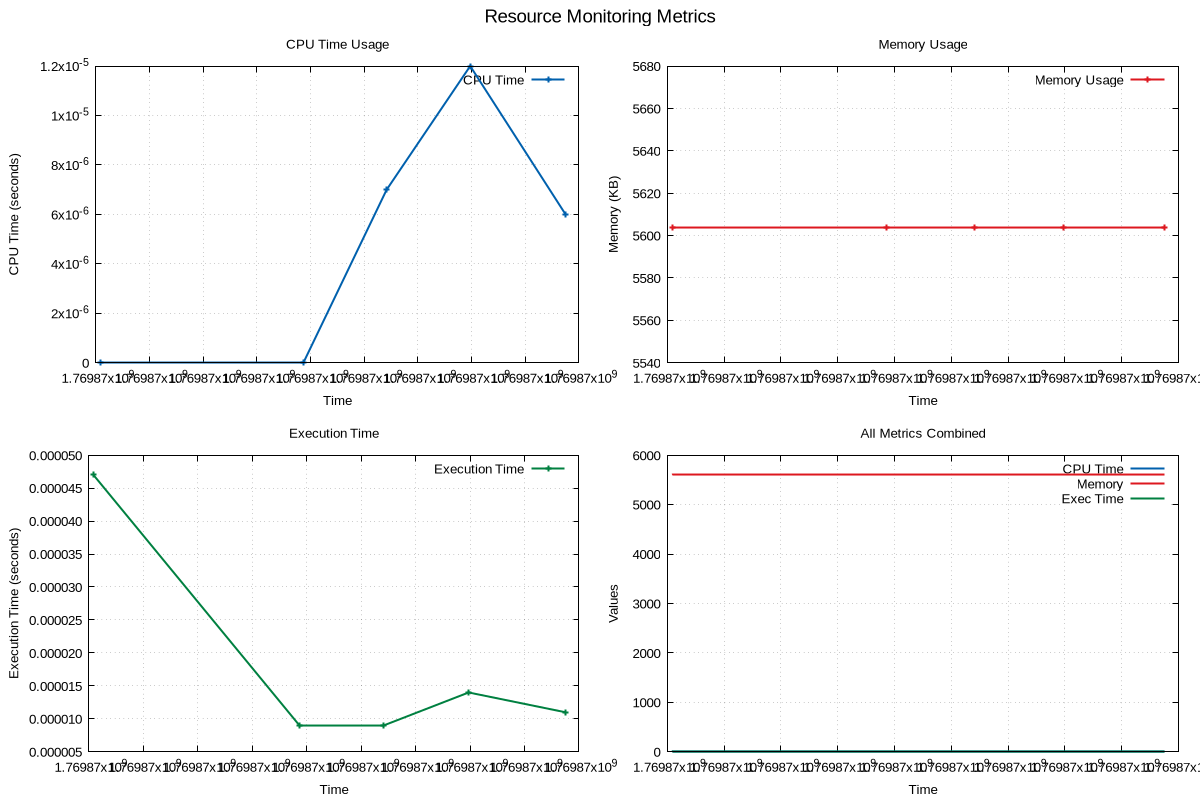

Source code (gnuplot):
# GNUplot script for resource monitoring
set terminal pngcairo enhanced font 'Arial,10' size 1200,800
set output 'png/interpolation_search_20260131_190859.png'

set multiplot layout 2,2 title 'Resource Monitoring Metrics' font 'Arial,14'
set style line 1 lc rgb '#0060ad' lt 1 lw 2
set style line 2 lc rgb '#dd181f' lt 1 lw 2
set style line 3 lc rgb '#008040' lt 1 lw 2

set title 'CPU Time Usage'
set xlabel 'Time'
set ylabel 'CPU Time (seconds)'
set grid
plot 'png/interpolation_search_20260131_190859.dat' using 1:2 with linespoints ls 1 title 'CPU Time'
set title 'Memory Usage'
set xlabel 'Time'
set ylabel 'Memory (KB)'
set grid
plot 'png/interpolation_search_20260131_190859.dat' using 1:3 with linespoints ls 2 title 'Memory Usage'
set title 'Execution Time'
set xlabel 'Time'
set ylabel 'Execution Time (seconds)'
set grid
plot 'png/interpolation_search_20260131_190859.dat' using 1:4 with linespoints ls 3 title 'Execution Time'
set title 'All Metrics Combined'
set xlabel 'Time'
set ylabel 'Values'
set grid
plot 'png/interpolation_search_20260131_190859.dat' using 1:2 with lines ls 1 title 'CPU Time', \
     'png/interpolation_search_20260131_190859.dat' using 1:3 with lines ls 2 title 'Memory', \
     'png/interpolation_search_20260131_190859.dat' using 1:4 with lines ls 3 title 'Exec Time'
unset multiplot
